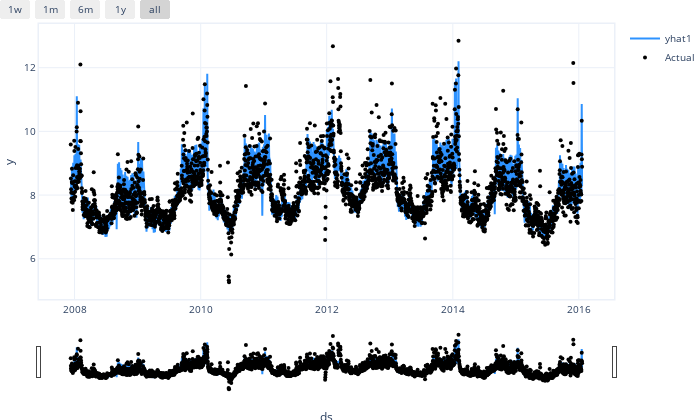

The notebook cell saved with this chart:
### Code cell
np.plot(forecast_np, plotting_backend="plotly")

### Figure 1 — Plotly figure (JSON) as saved in the notebook; plotly's stock layout.template omitted (floating-point values rounded to 4 significant figures; data arrays with more than 128 entries replaced by an {"elided": "..."} marker saying what was removed)
{"data": [{"fill": "none", "line": {"color": "rgba(45, 146, 255, 1.0)", "width": 2}, "mode": "lines", "name": "yhat1", "type": "scatter", "x": {"elided": "2965 str values"}, "y": {"elided": "2965 float values"}}, {"marker": {"color": "black", "size": 4}, "mode": "markers", "name": "Actual", "type": "scatter", "x": {"elided": "2965 str values"}, "y": {"elided": "2965 float values"}}], "layout": {"autosize": true, "font": {"size": 10}, "height": 420, "hovermode": "x unified", "margin": {"b": 0, "l": 0, "pad": 0, "r": 10, "t": 10}, "showlegend": true, "title": {"font": {"size": 12}}, "width": 700, "xaxis": {"linewidth": 1.5, "mirror": true, "rangeselector": {"buttons": [{"count": 7, "label": "1w", "step": "day", "stepmode": "backward"}, {"count": 1, "label": "1m", "step": "month", "stepmode": "backward"}, {"count": 6, "label": "6m", "step": "month", "stepmode": "backward"}, {"count": 1, "label": "1y", "step": "year", "stepmode": "backward"}, {"step": "all"}]}, "rangeslider": {"visible": true}, "showline": true, "title": {"text": "ds"}, "type": "date"}, "yaxis": {"linewidth": 1.5, "mirror": true, "showline": true, "title": {"text": "y"}}}}
